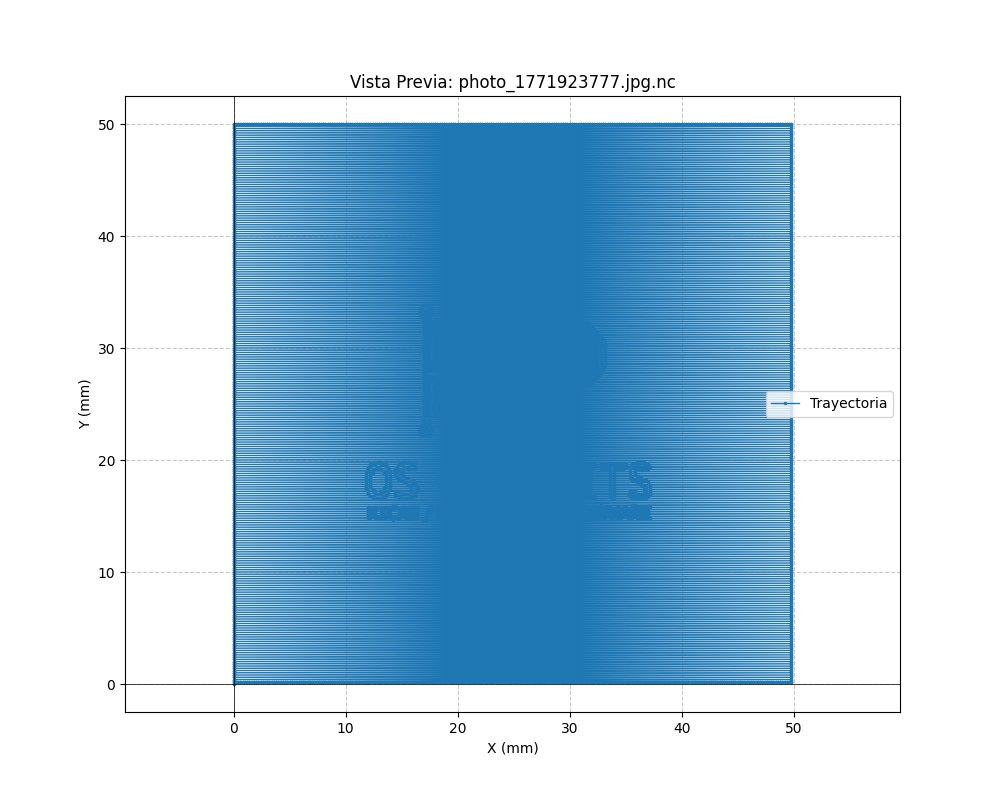
#> input picture 4965576450606041994.jpg, 1000 x 800 px
$ python img_to_gerber.py --image ../4965576450606041994.jpg
#> lines starting #> are read from the running program, lines starting #| are printed output that depends on the picture; after the words box and inside, x2 and y2 are one past the last pixel; in counts of white or black regions, pixels touching at a corner belong together
#!/usr/bin/env python3
import argparse
import os
import sys
from PIL import Image, ImageOps

def main():
    parser = argparse.ArgumentParser(description="Convertir imagen a archivo Gerber (RS-274X).")
    parser.add_argument("--image", required=True, help="Ruta de la imagen de entrada.")
    parser.add_argument("--size", type=float, default=50.0, help="Ancho deseado en mm.")
    parser.add_argument("--output", default="output.gbr", help="Nombre del archivo de salida.")
    args = parser.parse_args()

    # Gestión de rutas para el Sandbox
    if os.path.exists("/mnt/out"):
        output_path = os.path.join("/mnt/out", args.output)
        if not os.path.isabs(args.image):
             args.image = os.path.join("/mnt/out", args.image)
    else:
        output_path = os.path.join(".tmp", args.output)
        os.makedirs(".tmp", exist_ok=True)

    if not os.path.exists(args.image):
        print(f"❌ Error: Imagen no encontrada en {args.image}")
        sys.exit(1)

    print(f"🏭 Procesando imagen para formato Gerber...")

    try:
        # 1. Procesamiento de imagen (Igual que para G-Code)
        img = Image.open(args.image).convert("L")
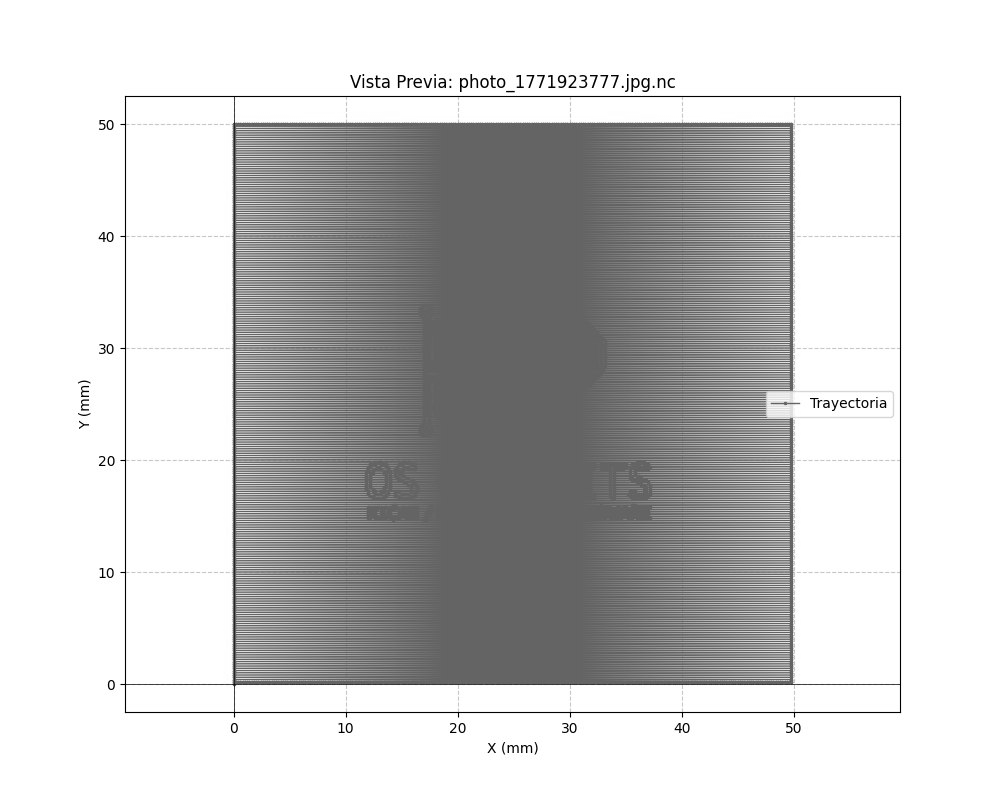
#> img: PIL image 1000x800 L; min 0, max 255, mean 200.1
        img = ImageOps.invert(img) # Invertir: Negro original = Cobre (Blanco)
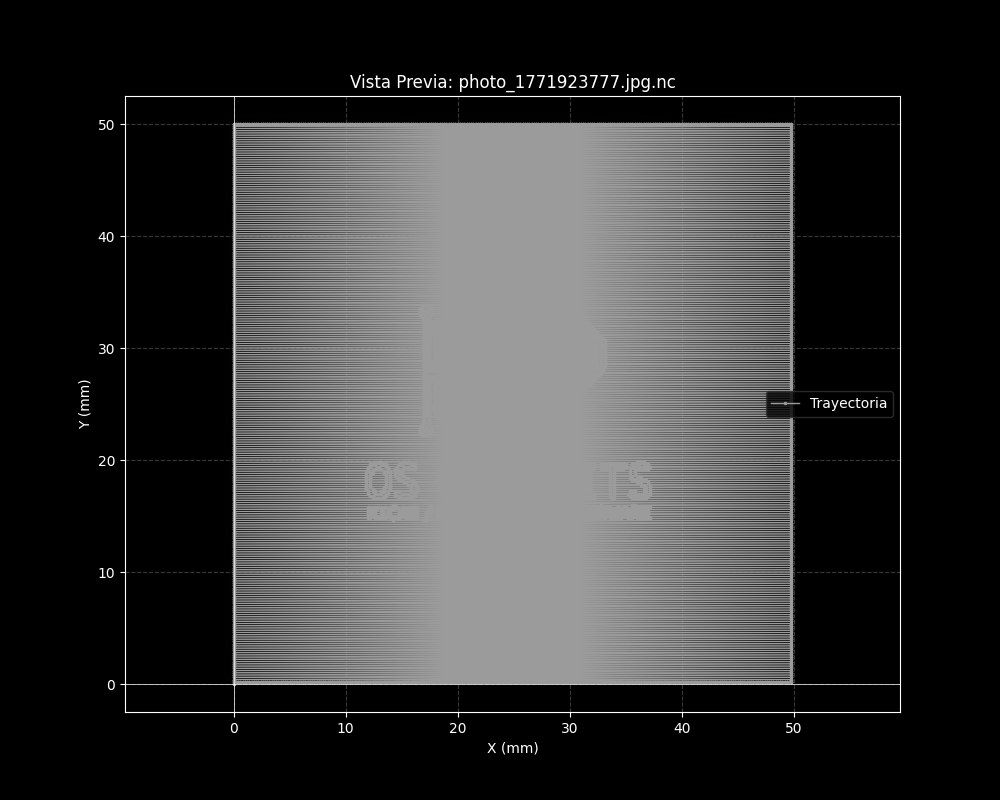
#> img: PIL image 1000x800 L; min 0, max 255, mean 54.9
        img = img.point(lambda p: 255 if p > 128 else 0, '1')
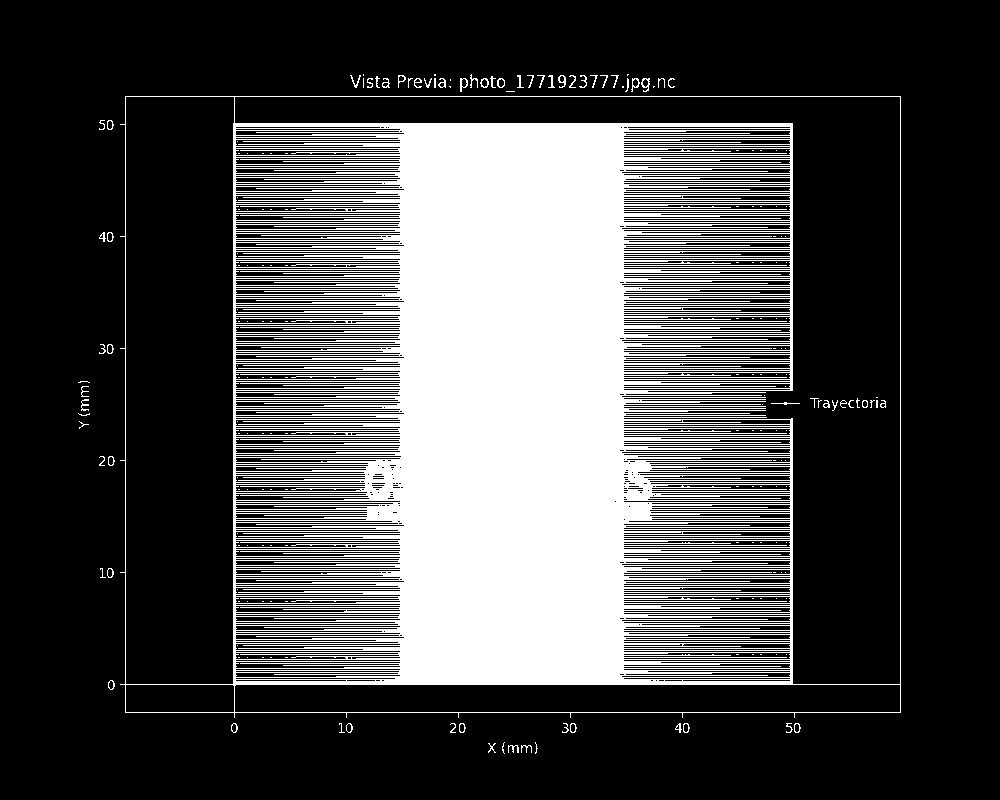
#> img: PIL image 1000x800 1; 28.3% white; 210 white regions (149 under 20 px), largest, box (x1, y1, x2, y2) and area: (120, 96, 901, 718) 223699, (641, 78, 650, 92) 57, (460, 78, 468, 92) 51

        aspect = img.height / img.width
#> aspect = 0.8
        width_mm = args.size
        height_mm = width_mm * aspect
#> height_mm = 40

        # Resolución alta para Gerber (0.1mm)
        resolution = 0.1
        w_px = int(width_mm / resolution)
        h_px = int(height_mm / resolution)
#> h_px = 400

        img = img.resize((w_px, h_px))
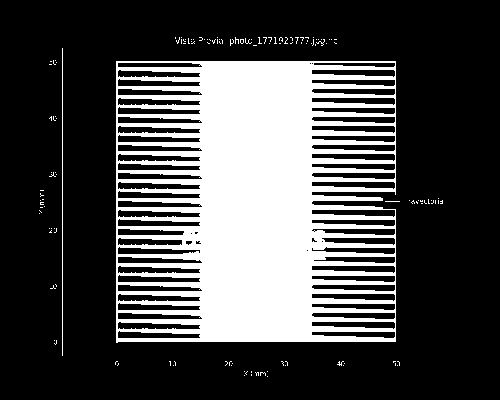
#> img: PIL image 500x400 1; 28% white; 134 white regions (132 under 20 px), largest, box (x1, y1, x2, y2) and area: (116, 61, 396, 343) 55225, (62, 48, 63, 356) 308
        pixels = img.load()

        # 2. Generación de Gerber RS-274X
        # Función auxiliar para formato 4.4 (ej: 10.5mm -> 105000)
        def to_gerber(mm):
            return int(mm * 10000)

        lines = []
        lines.append("%FSLAX44Y44*%") # Format Statement: Leading zeros, Absolute, 4.4
        lines.append("%MOMM*%")       # Mode: Millimeters
        lines.append("%LPD*%")        # Layer Polarity: Dark (Poner cobre)

        # Definir Apertura (La "broca" virtual de luz)
        # C = Circle, Diámetro = resolución
        lines.append(f"%ADD10C,{resolution:.4f}*%")
        lines.append("D10*") # Seleccionar Apertura 10

        # Barrido Raster
        for y in range(h_px):
            y_mm = (h_px - 1 - y) * resolution
            y_g = to_gerber(y_mm)

            start_x = None
            for x in range(w_px):
                val = pixels[x, y]
                if val > 0: # Pixel activo (Cobre)
                    if start_x is None: start_x = x
                else: # Pixel vacío
                    if start_x is not None:
                        # Dibujar segmento acumulado
                        lines.append(f"X{to_gerber(start_x * resolution)}Y{y_g}D02*") # Mover al inicio
                        lines.append(f"X{to_gerber((x - 1) * resolution)}Y{y_g}D01*") # Dibujar hasta el fin
                        start_x = None

            # Cerrar segmento si la línea termina en cobre
            if start_x is not None:
                lines.append(f"X{to_gerber(start_x * resolution)}Y{y_g}D02*")
                lines.append(f"X{to_gerber((w_px - 1) * resolution)}Y{y_g}D01*")
#> after the loop, lines = 3049 items, first 6: '%FSLAX44Y44*%', '%MOMM*%', '%LPD*%', '%ADD10C,0.1000*%', 'D10*', 'X175000Y362000D02*'

        lines.append("M02*") # Fin del archivo

        with open(output_path, "w") as f:
            f.write("\n".join(lines))

        print(output_path)

    except Exception as e:
        print(f"❌ Error: {e}")
        sys.exit(1)

if __name__ == "__main__":
    main()

$ run again, on 4969924675496512428.jpg
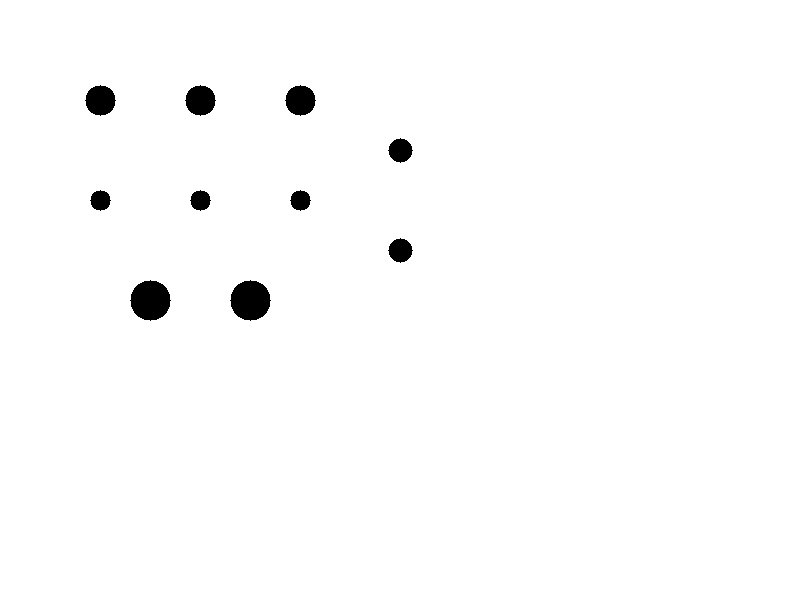
#> input picture 4969924675496512428.jpg, 800 x 600 px
#> in main, img is the input picture: PIL image 800x600 L; min 0, max 255, mean 251.6
#> in main, `img = ImageOps.invert(img)`:
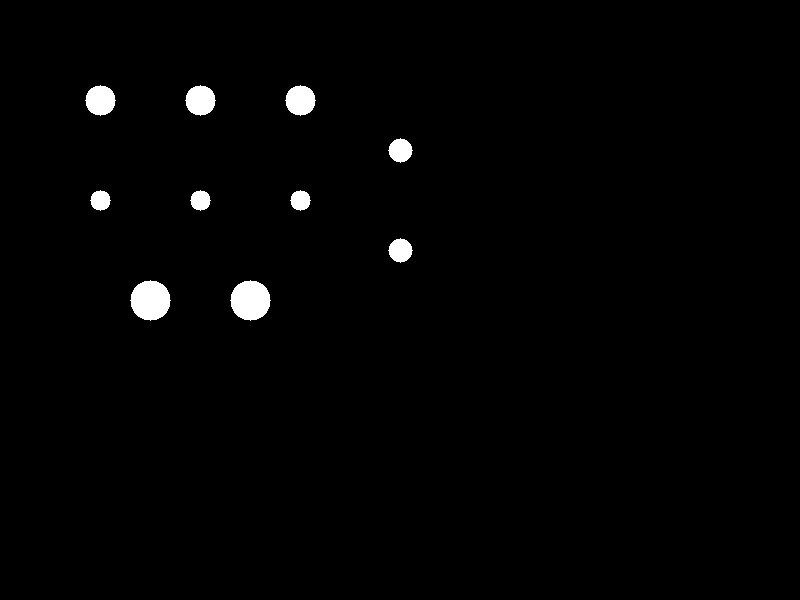
#> img: PIL image 800x600 L; min 0, max 255, mean 3.4
#> in main, `img = img.resize((w_px, h_px))`:
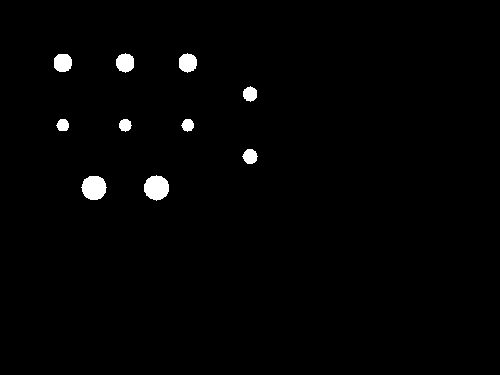
#> img: PIL image 500x375 1; 1.3% white; 10 white regions, largest, box (x1, y1, x2, y2) and area: (144, 175, 169, 201) 491, (81, 176, 107, 200) 481, (179, 53, 197, 73) 278
#> after the loop in main, `for y in range(h_px):`: lines = 359 items, first 6: '%FSLAX44Y44*%', '%MOMM*%', '%LPD*%', '%ADD10C,0.1000*%', 'D10*', 'X125000Y321000D02*'
